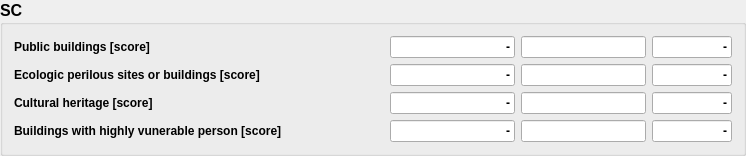
        <widget class="QGroupBox" name="groupBox_sc">
         <property name="minimumSize">
          <size>
           <width>0</width>
           <height>0</height>
          </size>
         </property>
         <property name="maximumSize">
          <size>
           <width>800</width>
           <height>16777215</height>
          </size>
         </property>
         <property name="font">
          <font>
           <family>Arial</family>
           <pointsize>12</pointsize>
           <weight>75</weight>
           <bold>true</bold>
          </font>
         </property>
         <property name="title">
          <string>SC</string>
         </property>
         <property name="flat">
          <bool>true</bool>
         </property>
         <layout class="QGridLayout" name="gridLayout_7">
          <item row="0" column="0">
           <widget class="QLabel" name="label_20">
            <property name="minimumSize">
             <size>
              <width>370</width>
              <height>0</height>
             </size>
            </property>
            <property name="font">
             <font>
              <family>Arial</family>
              <pointsize>9</pointsize>
             </font>
            </property>
            <property name="text">
             <string>Public buildings [score]              </string>
            </property>
           </widget>
          </item>
          <item row="0" column="1">
           <widget class="QLineEdit" name="lineEdit_sc_pub">
            <property name="minimumSize">
             <size>
              <width>90</width>
              <height>0</height>
             </size>
            </property>
            <property name="maximumSize">
             <size>
              <width>16777215</width>
              <height>16777215</height>
             </size>
            </property>
            <property name="font">
             <font>
              <pointsize>9</pointsize>
             </font>
            </property>
            <property name="toolTip">
             <string>Risk without HYD-boundary probability [...]</string>
            </property>
            <property name="text">
             <string>-</string>
            </property>
            <property name="alignment">
             <set>Qt::AlignRight|Qt::AlignTrailing|Qt::AlignVCenter</set>
            </property>
            <property name="readOnly">
             <bool>true</bool>
            </property>
           </widget>
          </item>
          <item row="0" column="2">
           <widget class="QLineEdit" name="lineEdit_sc_pub_hyd">
            <property name="minimumSize">
             <size>
              <width>90</width>
              <height>0</height>
             </size>
            </property>
            <property name="maximumSize">
             <size>
              <width>16777215</width>
              <height>16777215</height>
             </size>
            </property>
            <property name="font">
             <font>
              <pointsize>9</pointsize>
             </font>
            </property>
            <property name="toolTip">
             <string>Risk with HYD-boundary probability [.../a]</string>
            </property>
            <property name="alignment">
             <set>Qt::AlignRight|Qt::AlignTrailing|Qt::AlignVCenter</set>
            </property>
            <property name="readOnly">
             <bool>true</bool>
            </property>
           </widget>
          </item>
          <item row="0" column="3">
           <widget class="QLineEdit" name="lineEdit_sc_pub_fac">
            <property name="minimumSize">
             <size>
              <width>80</width>
              <height>0</height>
             </size>
            </property>
            <property name="maximumSize">
             <size>
              <width>80</width>
              <height>16777215</height>
             </size>
            </property>
            <property name="font">
             <font>
              <pointsize>9</pointsize>
             </font>
            </property>
            <property name="toolTip">
             <string>Risk factor [-]</string>
            </property>
            <property name="text">
             <string>-</string>
            </property>
            <property name="alignment">
             <set>Qt::AlignRight|Qt::AlignTrailing|Qt::AlignVCenter</set>
            </property>
            <property name="readOnly">
             <bool>true</bool>
            </property>
           </widget>
          </item>
          <item row="2" column="0">
           <widget class="QLabel" name="label_21">
            <property name="font">
             <font>
              <family>Arial</family>
              <pointsize>9</pointsize>
             </font>
            </property>
            <property name="text">
             <string>Ecologic perilous sites or buildings [score]              </string>
            </property>
           </widget>
          </item>
          <item row="2" column="1">
           <widget class="QLineEdit" name="lineEdit_sc_eco">
            <property name="minimumSize">
             <size>
              <width>90</width>
              <height>0</height>
             </size>
            </property>
            <property name="maximumSize">
             <size>
              <width>16777215</width>
              <height>16777215</height>
             </size>
            </property>
            <property name="font">
             <font>
              <pointsize>9</pointsize>
             </font>
            </property>
            <property name="toolTip">
             <string>Risk without HYD-boundary probability [...]</string>
            </property>
            <property name="text">
             <string>-</string>
            </property>
            <property name="alignment">
             <set>Qt::AlignRight|Qt::AlignTrailing|Qt::AlignVCenter</set>
            </property>
            <property name="readOnly">
             <bool>true</bool>
            </property>
           </widget>
          </item>
          <item row="2" column="2">
           <widget class="QLineEdit" name="lineEdit_sc_eco_hyd">
            <property name="minimumSize">
             <size>
              <width>90</width>
              <height>0</height>
             </size>
            </property>
            <property name="maximumSize">
             <size>
              <width>16777215</width>
              <height>16777215</height>
             </size>
            </property>
            <property name="font">
             <font>
              <pointsize>9</pointsize>
             </font>
            </property>
            <property name="toolTip">
             <string>Risk with HYD-boundary probability [.../a]</string>
            </property>
            <property name="alignment">
             <set>Qt::AlignRight|Qt::AlignTrailing|Qt::AlignVCenter</set>
            </property>
            <property name="readOnly">
             <bool>true</bool>
            </property>
           </widget>
          </item>
          <item row="2" column="3">
           <widget class="QLineEdit" name="lineEdit_sc_eco_fac">
            <property name="minimumSize">
             <size>
              <width>80</width>
              <height>0</height>
             </size>
            </property>
            <property name="maximumSize">
             <size>
              <width>80</width>
              <height>16777215</height>
             </size>
            </property>
            <property name="font">
             <font>
              <pointsize>9</pointsize>
             </font>
            </property>
            <property name="toolTip">
             <string>Risk factor [-]</string>
            </property>
            <property name="text">
             <string>-</string>
            </property>
            <property name="alignment">
             <set>Qt::AlignRight|Qt::AlignTrailing|Qt::AlignVCenter</set>
            </property>
            <property name="readOnly">
             <bool>true</bool>
            </property>
           </widget>
          </item>
          <item row="3" column="0">
           <widget class="QLabel" name="label_22">
            <property name="font">
             <font>
              <family>Arial</family>
              <pointsize>9</pointsize>
             </font>
            </property>
            <property name="text">
             <string>Cultural heritage [score]              </string>
            </property>
           </widget>
          </item>
          <item row="3" column="1">
           <widget class="QLineEdit" name="lineEdit_sc_cult">
            <property name="minimumSize">
             <size>
              <width>90</width>
              <height>0</height>
             </size>
            </property>
            <property name="maximumSize">
             <size>
              <width>16777215</width>
              <height>16777215</height>
             </size>
            </property>
            <property name="font">
             <font>
              <pointsize>9</pointsize>
             </font>
            </property>
            <property name="toolTip">
             <string>Risk without HYD-boundary probability [...]</string>
            </property>
            <property name="text">
             <string>-</string>
            </property>
            <property name="alignment">
             <set>Qt::AlignRight|Qt::AlignTrailing|Qt::AlignVCenter</set>
            </property>
            <property name="readOnly">
             <bool>true</bool>
            </property>
           </widget>
          </item>
          <item row="3" column="2">
           <widget class="QLineEdit" name="lineEdit_sc_cult_hyd">
            <property name="minimumSize">
             <size>
              <width>90</width>
              <height>0</height>
             </size>
            </property>
            <property name="maximumSize">
             <size>
              <width>16777215</width>
              <height>16777215</height>
             </size>
            </property>
            <property name="font">
             <font>
              <pointsize>9</pointsize>
             </font>
            </property>
            <property name="toolTip">
             <string>Risk with HYD-boundary probability [.../a]</string>
            </property>
            <property name="alignment">
             <set>Qt::AlignRight|Qt::AlignTrailing|Qt::AlignVCenter</set>
            </property>
            <property name="readOnly">
             <bool>true</bool>
            </property>
           </widget>
          </item>
          <item row="3" column="3">
           <widget class="QLineEdit" name="lineEdit_sc_cult_fac">
            <property name="minimumSize">
             <size>
              <width>80</width>
              <height>0</height>
             </size>
            </property>
            <property name="maximumSize">
             <size>
              <width>80</width>
              <height>16777215</height>
             </size>
            </property>
            <property name="font">
             <font>
              <pointsize>9</pointsize>
             </font>
            </property>
            <property name="toolTip">
             <string>Risk factor [-]</string>
            </property>
            <property name="text">
             <string>-</string>
            </property>
            <property name="alignment">
             <set>Qt::AlignRight|Qt::AlignTrailing|Qt::AlignVCenter</set>
            </property>
            <property name="readOnly">
             <bool>true</bool>
            </property>
           </widget>
          </item>
          <item row="4" column="0">
           <widget class="QLabel" name="label_23">
            <property name="font">
             <font>
              <family>Arial</family>
              <pointsize>9</pointsize>
             </font>
            </property>
            <property name="text">
             <string>Buildings with highly vunerable person [score]              </string>
            </property>
           </widget>
          </item>
          <item row="4" column="1">
           <widget class="QLineEdit" name="lineEdit_sc_person">
            <property name="minimumSize">
             <size>
              <width>90</width>
              <height>0</height>
             </size>
            </property>
            <property name="maximumSize">
             <size>
              <width>16777215</width>
              <height>16777215</height>
             </size>
            </property>
            <property name="font">
             <font>
              <pointsize>9</pointsize>
             </font>
            </property>
            <property name="toolTip">
             <string>Risk without HYD-boundary probability [...]</string>
            </property>
            <property name="text">
             <string>-</string>
            </property>
            <property name="alignment">
             <set>Qt::AlignRight|Qt::AlignTrailing|Qt::AlignVCenter</set>
            </property>
            <property name="readOnly">
             <bool>true</bool>
            </property>
           </widget>
          </item>
          <item row="4" column="2">
           <widget class="QLineEdit" name="lineEdit_sc_person_hyd">
            <property name="minimumSize">
             <size>
              <width>90</width>
              <height>0</height>
             </size>
            </property>
            <property name="maximumSize">
             <size>
              <width>16777215</width>
              <height>16777215</height>
             </size>
            </property>
            <property name="font">
             <font>
              <pointsize>9</pointsize>
             </font>
            </property>
            <property name="toolTip">
             <string>Risk with HYD-boundary probability [.../a]</string>
            </property>
            <property name="alignment">
             <set>Qt::AlignRight|Qt::AlignTrailing|Qt::AlignVCenter</set>
            </property>
            <property name="readOnly">
             <bool>true</bool>
            </property>
           </widget>
          </item>
          <item row="4" column="3">
           <widget class="QLineEdit" name="lineEdit_sc_person_fac">
            <property name="minimumSize">
             <size>
              <width>80</width>
              <height>0</height>
             </size>
            </property>
            <property name="maximumSize">
             <size>
              <width>80</width>
              <height>16777215</height>
             </size>
            </property>
            <property name="font">
             <font>
              <pointsize>9</pointsize>
             </font>
            </property>
            <property name="toolTip">
             <string>Risk factor [-]</string>
            </property>
            <property name="text">
             <string>-</string>
            </property>
            <property name="alignment">
             <set>Qt::AlignRight|Qt::AlignTrailing|Qt::AlignVCenter</set>
            </property>
            <property name="readOnly">
             <bool>true</bool>
            </property>
           </widget>
          </item>
         </layout>
        </widget>
